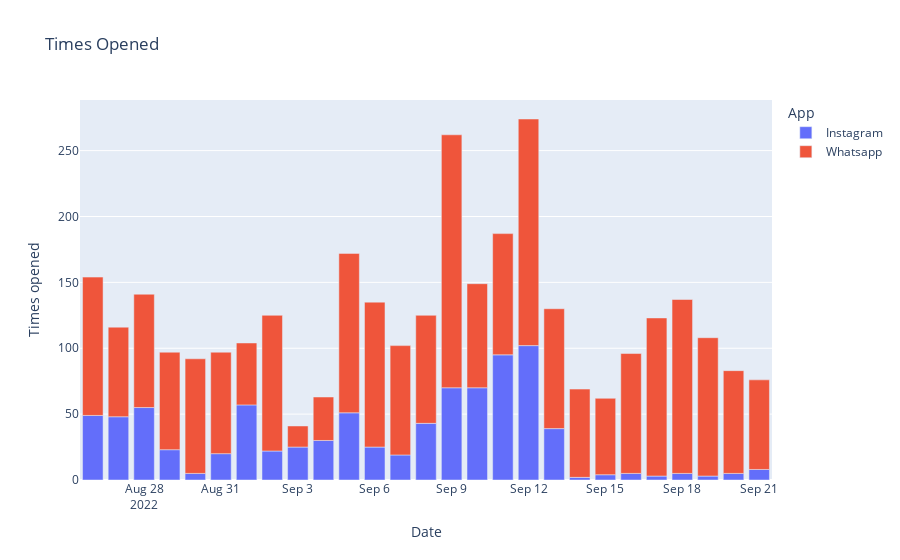

Notebook code cell kept with this figure:
### Code cell
px.bar(data,x='Date',y='Times opened',color='App',title='Times Opened')

### Figure 1 — Plotly figure (JSON) as saved in the notebook; plotly's stock layout.template omitted (floating-point values rounded to 4 significant figures)
{"data": [{"alignmentgroup": "True", "hovertemplate": "App=Instagram<br>Date=%{x}<br>Times opened=%{y}<extra></extra>", "legendgroup": "Instagram", "marker": {"color": "#636efa", "pattern": {"shape": ""}}, "name": "Instagram", "offsetgroup": "Instagram", "orientation": "v", "showlegend": true, "textposition": "auto", "type": "bar", "x": ["2022-08-26T00:00:00", "2022-08-27T00:00:00", "2022-08-28T00:00:00", "2022-08-29T00:00:00", "2022-08-30T00:00:00", "2022-08-31T00:00:00", "2022-09-01T00:00:00", "2022-09-02T00:00:00", "2022-09-03T00:00:00", "2022-09-04T00:00:00", "2022-09-05T00:00:00", "2022-09-06T00:00:00", "2022-09-07T00:00:00", "2022-09-08T00:00:00", "2022-09-09T00:00:00", "2022-09-10T00:00:00", "2022-09-11T00:00:00", "2022-09-12T00:00:00", "2022-09-13T00:00:00", "2022-09-14T00:00:00", "2022-09-15T00:00:00", "2022-09-16T00:00:00", "2022-09-17T00:00:00", "2022-09-18T00:00:00", "2022-09-19T00:00:00", "2022-09-20T00:00:00", "2022-09-21T00:00:00"], "xaxis": "x", "y": [49, 48, 55, 23, 5, 20, 57, 22, 25, 30, 51, 25, 19, 43, 70, 70, 95, 102, 39, 2, 4, 5, 3, 5, 3, 5, 8], "yaxis": "y"}, {"alignmentgroup": "True", "hovertemplate": "App=Whatsapp<br>Date=%{x}<br>Times opened=%{y}<extra></extra>", "legendgroup": "Whatsapp", "marker": {"color": "#EF553B", "pattern": {"shape": ""}}, "name": "Whatsapp", "offsetgroup": "Whatsapp", "orientation": "v", "showlegend": true, "textposition": "auto", "type": "bar", "x": ["2022-08-26T00:00:00", "2022-08-27T00:00:00", "2022-08-28T00:00:00", "2022-08-29T00:00:00", "2022-08-30T00:00:00", "2022-08-31T00:00:00", "2022-09-01T00:00:00", "2022-09-02T00:00:00", "2022-09-03T00:00:00", "2022-09-04T00:00:00", "2022-09-05T00:00:00", "2022-09-06T00:00:00", "2022-09-07T00:00:00", "2022-09-08T00:00:00", "2022-09-09T00:00:00", "2022-09-10T00:00:00", "2022-09-11T00:00:00", "2022-09-12T00:00:00", "2022-09-13T00:00:00", "2022-09-14T00:00:00", "2022-09-15T00:00:00", "2022-09-16T00:00:00", "2022-09-17T00:00:00", "2022-09-18T00:00:00", "2022-09-19T00:00:00", "2022-09-20T00:00:00", "2022-09-21T00:00:00"], "xaxis": "x", "y": [105, 68, 86, 74, 87, 77, 47, 103, 16, 33, 121, 110, 83, 82, 192, 79, 92, 172, 91, 67, 58, 91, 120, 132, 105, 78, 68], "yaxis": "y"}], "layout": {"barmode": "relative", "legend": {"title": {"text": "App"}, "tracegroupgap": 0}, "title": {"text": "Times Opened"}, "xaxis": {"anchor": "y", "domain": [0, 1], "title": {"text": "Date"}}, "yaxis": {"anchor": "x", "domain": [0, 1], "title": {"text": "Times opened"}}}}
